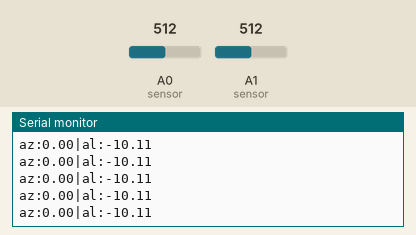
This sketch was run on a simulated Arduino Uno, built with avr-gcc and run on an emulated ATmega328P. On the bench: the last lines printed to the serial monitor. The test bench sets the inputs (shaded band); at power-on: A0 (sensor) = 512, A1 (sensor) = 512.

Above: at 1.2 s.
1.3 s: A0 (sensor) set to 350
At 1.32 s:
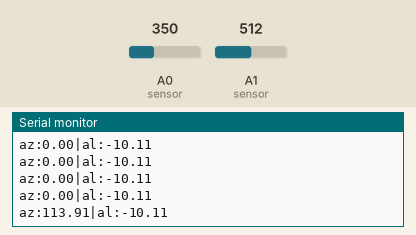
2.8 s: A1 (sensor) set to 350
At 2.83 s:
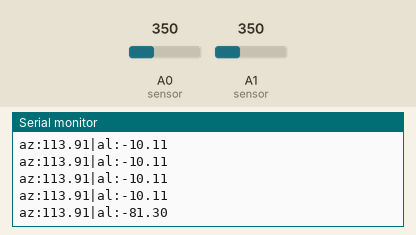
4.3 s: A0 (sensor) set to 370
At 4.34 s:
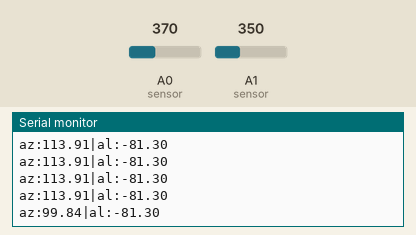
5.8 s: A1 (sensor) set to 370
At 5.85 s:
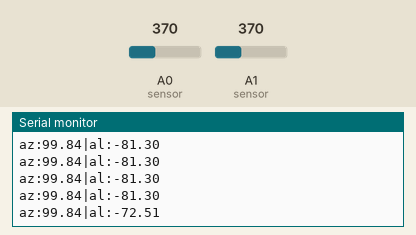
Timing chart, 0 to 8.3 s (numbered marks = the images above; inputs shaded):
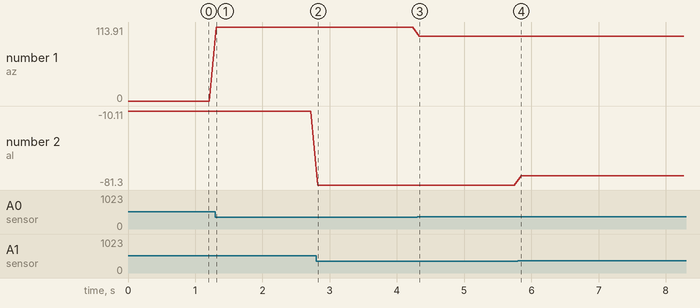

Measured:
- after the input at 1.3 s, the serial monitor: prints a new line at once (image 1)
- after the input at 2.8 s, the serial monitor: prints a new line at once (image 2)
- after the input at 4.3 s, the serial monitor: prints a new line at once (image 3)
- after the input at 5.8 s, the serial monitor: prints a new line after 0.05 s (image 4)
- plotted number 1: 0 → 113.91 after the input at 1.3 s, 113.91 → 99.84 after the input at 4.3 s
- plotted number 2: -10.11 → -81.3 after the input at 2.8 s, -81.3 → -72.51 after the input at 5.8 s

The sketch:

MeasurePotenciometer.ino
```cpp
double val_azimut = 0;       // variable to store the value coming from the sensor
double val_alt = 0;
int ratioAzimut = 720; //celkový pocet stupnu velkeho kola, nutný na 10x (celek) na otáčky potencimetru. Potencioemtr se musí otočit 10x (=1024), pomer ozubených kol je 1:5 => 2 otáčky velkého kola = 10 otáček malého; 720 st = 10*360 malé kolo
int ratioAlt = 450; // 1 otáčka malého kola = 45st velkého kola, 10 otáček pro celkové potenciometr = 450st velkého kola
int altShift = 535; //pocet jednotek, ktere ukazuje

void setup() {
  Serial.begin(9600);
}

void loop() {
  val_azimut = analogRead(A0);    // read the value from the sensor
  double uhel_azimut = (ratioAzimut*val_azimut)/1024;

  //Serial.println("Azimut:");
  //Toto funguje pro cela cisla:
  //Serial.println(analogRead(A0));//TODO - toto surove funguje, stelarium neumi desetiine carky atd.

  val_alt = analogRead(A1)-altShift;    // read the value from the sensor
  double uhel_alt = (ratioAlt*val_alt)/1024;
  if (uhel_alt>360) {
      uhel_alt = uhel_alt-360;
  }
  uhel_azimut = 360-uhel_azimut;
//   if (uhel_azimut>360) {
//      uhel_azimut = uhel_azimut-360;
//  }

  //uhel_azimut=uhel_azimut*(-1);
  //Serial.println(analogRead(A1)); //toto pouzit pro kalibraci ALT, dat do presne vodorovne polohy a cislo pak dat do altShift
  Serial.println("az:"+String(uhel_azimut)+"|al:"+String(uhel_alt));;

  delay(100);
}

void ExtractDecimalPart(float Value) {
  int IntegerPart = (int)(Value);
  int DecimalPart = 10000 * (Value - IntegerPart); //10000 b/c my float values always have exactly 4 decimal places
  Serial.println (DecimalPart);
}
```
